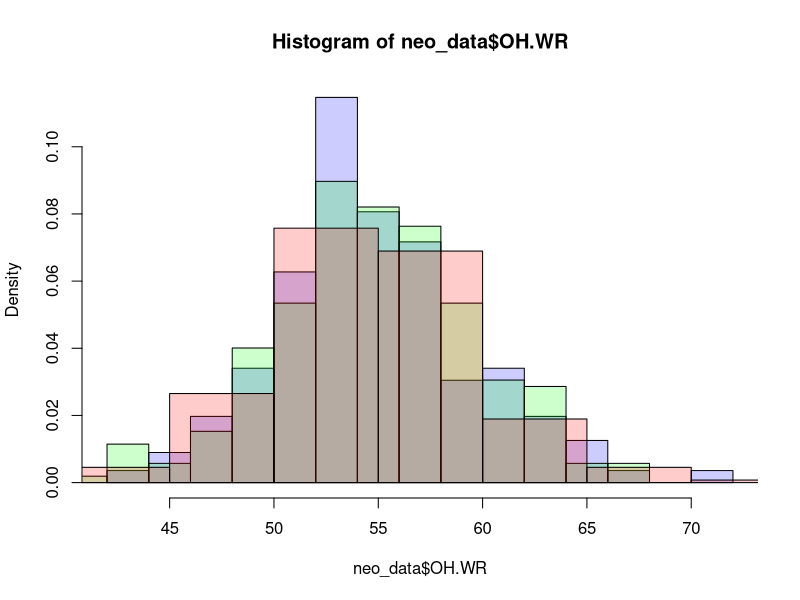
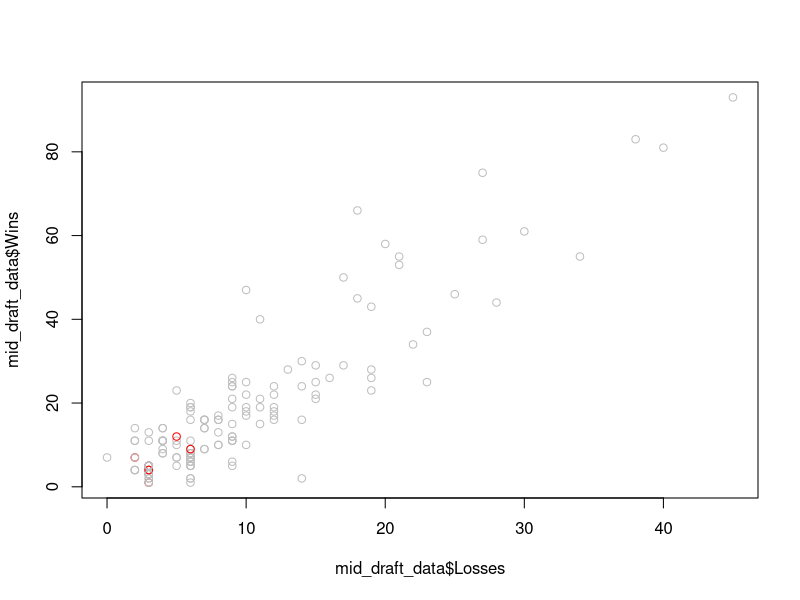

R code for these plots, in order:
## ---- chunk 1
knitr::opts_chunk$set(echo = TRUE)
## ---- chunk 2
neo_data <- read.csv("neo.csv")
mid_data <- read.csv("mid.csv")
vow_data <- read.csv("vow.csv")

mid_draft_data <- read.csv("mid_draft.csv")
winrate_draft_data <-read.csv("win_rate.csv")

game_wins = 114
game_losses = 60
## ---- chunk 3

hist(neo_data$OH.WR, freq = F, col=rgb(0,0,1,alpha=0.2))
hist(mid_data$OH.WR, freq = F, col=rgb(0,1,0,alpha=0.2), add = T)
hist(vow_data$OH.WR, freq = F, col=rgb(1,0,0,alpha=0.2), add = T)


## ---- chunk 4
c(neo_data$Name[which.max(neo_data$OH.WR)], mid_data$Name[which.max(mid_data$OH.WR)], vow_data$Name[which.max(vow_data$OH.WR)])
## ---- chunk 5

total_played = sum(mid_draft_data$Wins) + sum(mid_draft_data$Losses)
num_wins = sum(mid_draft_data$Wins)
num_loss = sum(sum(mid_draft_data$Losses))

#bomb cards that were drafted
bomb_cards <- c("The Meathhook Massacre", "Wrenn and Seven", "Tovolar's Huntmaster", "Leisa Forgotten Archangel", "Sigarda Champion of Light",
                "Consuming Blob", "Arlinn the Pack's Hope", "Burn Down the House", "Poppet Stitcher", "Tainted Adversary", "Intrepid Adversary", 
                "Brutal Cathar", "Tovolar Dire Overlord", "Sunstreak Phoenix", "Florian Voldaren Scion", "Moonveil Regen", "Augur of Autumn");

#for (i in mid_draft_data$Card)



bomb_eval <- plot(x = mid_draft_data$Losses, y = mid_draft_data$Wins, col=ifelse(mid_draft_data$Card %in% bomb_cards, 'red', 'grey'), type = "p")
#points()

#abline(a = 0, b = game_wins/game_losses)

